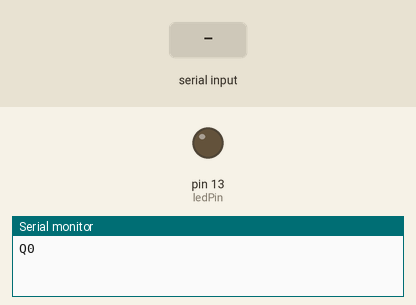
Simulated run of this sketch. Board: Arduino Uno, built with avr-gcc and run on an emulated ATmega328P. Parts: output pins drawn as LEDs (lit = HIGH), the last lines printed to the serial monitor. Inputs (shaded band) come from the test bench.

Above: at 1.2 s.
1.3 s: "1" received over the second serial link
At 2.4 s:
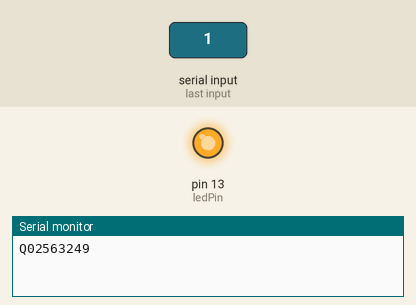
4.3 s: "0" received over the second serial link
At 7.1 s:
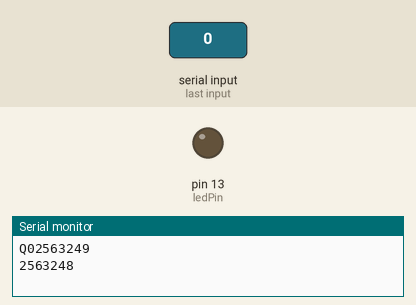
7.3 s: "2" received over the second serial link
At 8.2 s:
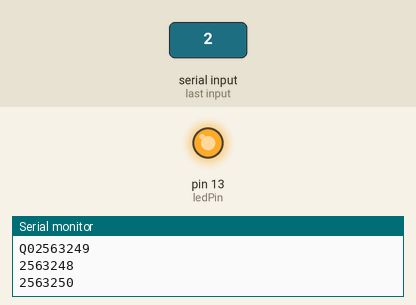
Timing chart, 0 to 10.8 s (numbered marks = the images above; inputs shaded):
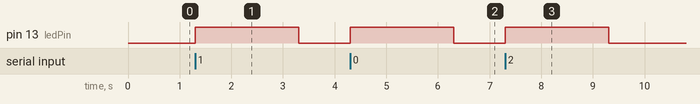

The sketch:

Sound_Board.ino
```cpp
#include <SoftwareSerial.h>

const int baudRate = 9600;     // baud rate for mp3trigger
const int ledPin =  13;        // the number of the LED pin

SoftwareSerial mp3trigger(2, 3);  // define the mp3trigger serial object

int incomingPort = 0;

void setup()  // let's get this party started
{
  // define the arduino's hardware port
  Serial.begin(baudRate);

  // set the data rate for mp3trigger's SoftwareSerial port
  mp3trigger.begin(baudRate);
  setQuiet( true );

  // define the LED pin light
  pinMode(ledPin, OUTPUT);
}

void setQuiet( bool quiet ) //set mp3trigger to quiet mode
{
   byte cmd[2] = { 'Q', quiet ? '0' : '1' };
   Serial.write( cmd, sizeof(cmd) );

}


void loop() // run over and over
{
  // check if info is being sent over the port
  if (mp3trigger.available()) {
      digitalWrite(ledPin, HIGH);

      //read the incoming data
      incomingPort = mp3trigger.read();

      Serial.print('received ');
      Serial.println(incomingPort, DEC);

      delay(2000);

      digitalWrite(ledPin, LOW);
  }
}
```

Measured:
- after the input at 1.3 s, pin 13 (ledPin): LOW → HIGH at once, → LOW 2.0 s later
- after the input at 4.3 s, pin 13 (ledPin): LOW → HIGH at once, → LOW 2.0 s later
- after the input at 7.3 s, pin 13 (ledPin): LOW → HIGH at once, → LOW 2.0 s later
